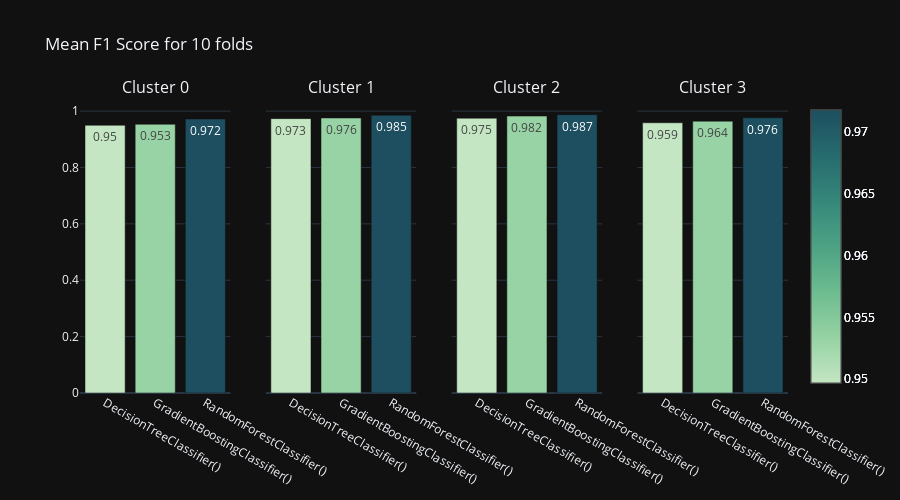

Write notebook code for a chart like this one.
### Code cell
co2.multiclass_report_bycluster(df,"clusters",listadelistas,estimadores_elegidos,"F1",10,True,0)

### Figure 1 — Plotly figure (JSON) as saved in the notebook; plotly's stock layout.template omitted (floating-point values rounded to 4 significant figures)
{"data": [{"marker": {"color": [0.9497, 0.9533, 0.9718], "colorscale": [[0, "rgb(196, 230, 195)"], [0.1667, "rgb(150, 210, 164)"], [0.3333, "rgb(109, 188, 144)"], [0.5, "rgb(77, 162, 132)"], [0.6667, "rgb(54, 135, 122)"], [0.8333, "rgb(38, 107, 110)"], [1, "rgb(29, 79, 96)"]], "showscale": true}, "text": [0.95, 0.953, 0.972], "type": "bar", "x": ["DecisionTreeClassifier()", "GradientBoostingClassifier()", "RandomForestClassifier()"], "xaxis": "x", "y": [0.9497, 0.9533, 0.9718], "yaxis": "y"}, {"marker": {"color": [0.9497, 0.9533, 0.9718], "colorscale": [[0, "rgb(196, 230, 195)"], [0.1667, "rgb(150, 210, 164)"], [0.3333, "rgb(109, 188, 144)"], [0.5, "rgb(77, 162, 132)"], [0.6667, "rgb(54, 135, 122)"], [0.8333, "rgb(38, 107, 110)"], [1, "rgb(29, 79, 96)"]], "showscale": true}, "text": [0.973, 0.976, 0.985], "type": "bar", "x": ["DecisionTreeClassifier()", "GradientBoostingClassifier()", "RandomForestClassifier()"], "xaxis": "x2", "y": [0.9732, 0.9756, 0.9854], "yaxis": "y2"}, {"marker": {"color": [0.9497, 0.9533, 0.9718], "colorscale": [[0, "rgb(196, 230, 195)"], [0.1667, "rgb(150, 210, 164)"], [0.3333, "rgb(109, 188, 144)"], [0.5, "rgb(77, 162, 132)"], [0.6667, "rgb(54, 135, 122)"], [0.8333, "rgb(38, 107, 110)"], [1, "rgb(29, 79, 96)"]], "showscale": true}, "text": [0.975, 0.982, 0.987], "type": "bar", "x": ["DecisionTreeClassifier()", "GradientBoostingClassifier()", "RandomForestClassifier()"], "xaxis": "x3", "y": [0.9749, 0.9824, 0.9874], "yaxis": "y3"}, {"marker": {"color": [0.9497, 0.9533, 0.9718], "colorscale": [[0, "rgb(196, 230, 195)"], [0.1667, "rgb(150, 210, 164)"], [0.3333, "rgb(109, 188, 144)"], [0.5, "rgb(77, 162, 132)"], [0.6667, "rgb(54, 135, 122)"], [0.8333, "rgb(38, 107, 110)"], [1, "rgb(29, 79, 96)"]], "showscale": true}, "text": [0.959, 0.964, 0.976], "type": "bar", "x": ["DecisionTreeClassifier()", "GradientBoostingClassifier()", "RandomForestClassifier()"], "xaxis": "x4", "y": [0.9586, 0.9643, 0.9762], "yaxis": "y4"}], "layout": {"annotations": [{"font": {"size": 16}, "showarrow": false, "text": "Cluster 0", "x": 0.1062, "xanchor": "center", "xref": "paper", "y": 1, "yanchor": "bottom", "yref": "paper"}, {"font": {"size": 16}, "showarrow": false, "text": "Cluster 1", "x": 0.3688, "xanchor": "center", "xref": "paper", "y": 1, "yanchor": "bottom", "yref": "paper"}, {"font": {"size": 16}, "showarrow": false, "text": "Cluster 2", "x": 0.6313, "xanchor": "center", "xref": "paper", "y": 1, "yanchor": "bottom", "yref": "paper"}, {"font": {"size": 16}, "showarrow": false, "text": "Cluster 3", "x": 0.8938, "xanchor": "center", "xref": "paper", "y": 1, "yanchor": "bottom", "yref": "paper"}], "height": 500, "showlegend": false, "title": {"text": "Mean F1 Score for 10 folds"}, "xaxis": {"anchor": "y", "domain": [0, 0.2125]}, "xaxis2": {"anchor": "y2", "domain": [0.2625, 0.475]}, "xaxis3": {"anchor": "y3", "domain": [0.525, 0.7375]}, "xaxis4": {"anchor": "y4", "domain": [0.7875, 1]}, "yaxis": {"anchor": "x", "domain": [0, 1]}, "yaxis2": {"anchor": "x2", "domain": [0, 1], "matches": "y", "showticklabels": false}, "yaxis3": {"anchor": "x3", "domain": [0, 1], "matches": "y", "showticklabels": false}, "yaxis4": {"anchor": "x4", "domain": [0, 1], "matches": "y", "showticklabels": false}}}
